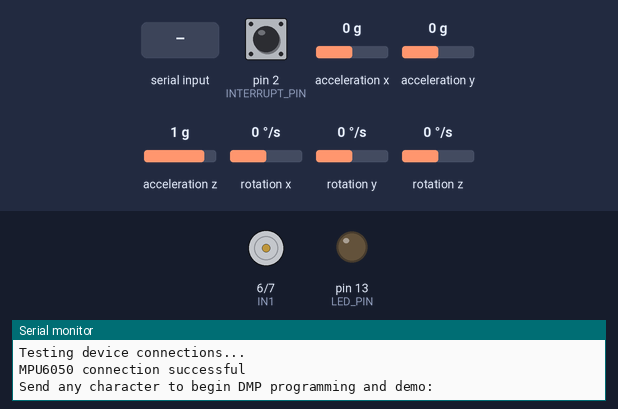
This sketch was run on a simulated Arduino Leonardo, built with avr-gcc and run on an emulated ATmega32U4. On the bench: motor-driver pin pairs drawn as motors (green arrow = first pin HIGH = forward, orange = second pin HIGH = backward, longer = more drive, scaled by the enable pin), output pins drawn as LEDs (lit = HIGH), the last lines printed to the serial monitor. Dashed ring = blinking. Inputs (shaded band) come from the test bench; at power-on: acceleration y 0 g, pin 2 (INTERRUPT_PIN) LOW, acceleration x 0 g, acceleration z 1 g, rotation x 0 °/s, rotation y 0 °/s, rotation z 0 °/s. The sensor or clock chip raises its interrupt line as the real part does.

Above: at 0.8 s.
0.9 s: "1\n" received over Serial
At 1.86 s:
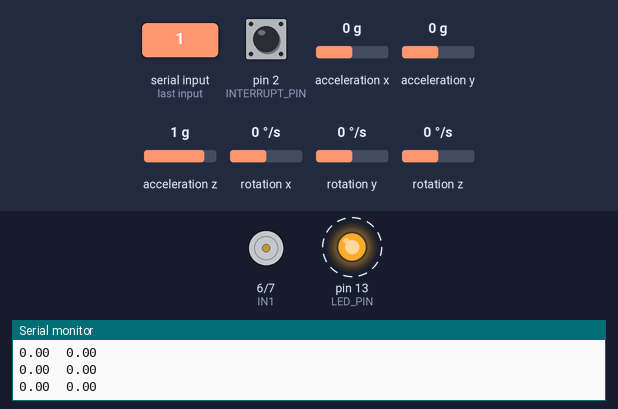
3.9 s: acceleration y set to -1.4 g
At 4.89 s:
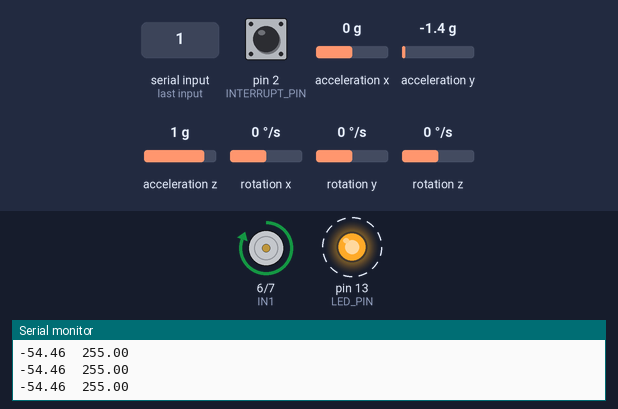
6.9 s: acceleration y set to -1 g
9.9 s: acceleration y set to -0.7 g
12.9 s: acceleration y set to 0.8 g
At 13.49 s:
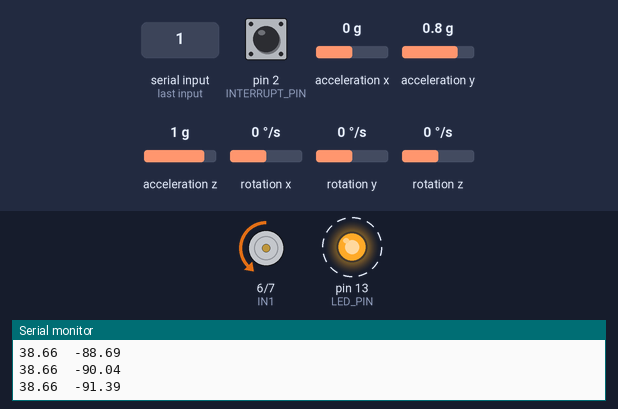
15.9 s: acceleration y set to -0.8 g
At 16.25 s:
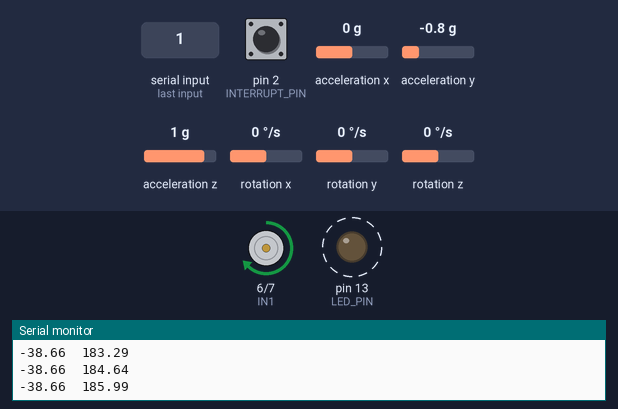
Timing chart, 0 to 19.9 s (numbered marks = the images above; inputs shaded):
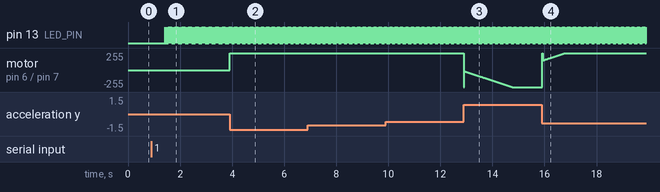

Measured:
- after the input at 0.9 s, pin 13 (LED_PIN): alternates HIGH for 0.01 s and LOW for 0.01 s, starting after 0.52 s
- after the input at 3.9 s, motor on pin 6 (IN1) / pin 7 (IN2): stopped → forward 255/255 at once

The sketch:

1D.ino
```cpp
// I2C device class (I2Cdev) demonstration Arduino sketch for MPU6050 class using DMP (MotionApps v2.0)
// 6/21/2012 by Jeff Rowberg <jeff@rowberg.net>
// Updates should (hopefully) always be available at https://github.com/jrowberg/i2cdevlib
//
// Changelog:
//      2016-04-18 - Eliminated a potential infinite loop
//      2013-05-08 - added seamless Fastwire support
//                 - added note about gyro calibration
//      2012-06-21 - added note about Arduino 1.0.1 + Leonardo compatibility error
//      2012-06-20 - improved FIFO overflow handling and simplified read process
//      2012-06-19 - completely rearranged DMP initialization code and simplification
//      2012-06-13 - pull gyro and accel data from FIFO packet instead of reading directly
//      2012-06-09 - fix broken FIFO read sequence and change interrupt detection to RISING
//      2012-06-05 - add gravity-compensated initial reference frame acceleration output
//                 - add 3D math helper file to DMP6 example sketch
//                 - add Euler output and Yaw/Pitch/Roll output formats
//      2012-06-04 - remove accel offset clearing for better results (thanks Sungon Lee)
//      2012-06-01 - fixed gyro sensitivity to be 2000 deg/sec instead of 250
//      2012-05-30 - basic DMP initialization working

// INT -> PIN 2
// SDA --> PIN A4
// SCL --> PIN A5
// GND AND VCC

/* ============================================
I2Cdev device library code is placed under the MIT license
Copyright (c) 2012 Jeff Rowberg

Permission is hereby granted, free of charge, to any person obtaining a copy
of this software and associated documentation files (the "Software"), to deal
in the Software without restriction, including without limitation the rights
to use, copy, modify, merge, publish, distribute, sublicense, and/or sell
copies of the Software, and to permit persons to whom the Software is
furnished to do so, subject to the following conditions:

The above copyright notice and this permission notice shall be included in
all copies or substantial portions of the Software.

THE SOFTWARE IS PROVIDED "AS IS", WITHOUT WARRANTY OF ANY KIND, EXPRESS OR
IMPLIED, INCLUDING BUT NOT LIMITED TO THE WARRANTIES OF MERCHANTABILITY,
FITNESS FOR A PARTICULAR PURPOSE AND NONINFRINGEMENT. IN NO EVENT SHALL THE
AUTHORS OR COPYRIGHT HOLDERS BE LIABLE FOR ANY CLAIM, DAMAGES OR OTHER
LIABILITY, WHETHER IN AN ACTION OF CONTRACT, TORT OR OTHERWISE, ARISING FROM,
OUT OF OR IN CONNECTION WITH THE SOFTWARE OR THE USE OR OTHER DEALINGS IN
THE SOFTWARE.
===============================================
*/

// I2Cdev and MPU6050 must be installed as libraries, or else the .cpp/.h files
// for both classes must be in the include path of your project
#include "I2Cdev.h"
#include "PID_v1.h"

#include "MPU6050_6Axis_MotionApps20.h"
//#include "MPU6050.h" // not necessary if using MotionApps include file

// Arduino Wire library is required if I2Cdev I2CDEV_ARDUINO_WIRE implementation
// is used in I2Cdev.h
#if I2CDEV_IMPLEMENTATION == I2CDEV_ARDUINO_WIRE
    #include "Wire.h"
#endif

// class default I2C address is 0x68
// specific I2C addresses may be passed as a parameter here
// AD0 low = 0x68 (default for SparkFun breakout and InvenSense evaluation board)
// AD0 high = 0x69
MPU6050 mpu;
//MPU6050 mpu(0x69); // <-- use for AD0 high

/* =========================================================================
   NOTE: In addition to connection 3.3v, GND, SDA, and SCL, this sketch
   depends on the MPU-6050's INT pin being connected to the Arduino's
   external interrupt #0 pin. On the Arduino Uno and Mega 2560, this is
   digital I/O pin 2.
 * ========================================================================= */

/* =========================================================================
   NOTE: Arduino v1.0.1 with the Leonardo board generates a compile error
   when using Serial.write(buf, len). The Teapot output uses this method.
   The solution requires a modification to the Arduino USBAPI.h file, which
   is fortunately simple, but annoying. This will be fixed in the next IDE
   release. For more info, see these links:

   http://arduino.cc/forum/index.php/topic,109987.0.html
   http://code.google.com/p/arduino/issues/detail?id=958
 * ========================================================================= */


// uncomment "OUTPUT_READABLE_QUATERNION" if you want to see the actual
// quaternion components in a [w, x, y, z] format (not best for parsing
// on a remote host such as Processing or something though)
//#define OUTPUT_READABLE_QUATERNION

// uncomment "OUTPUT_READABLE_EULER" if you want to see Euler angles
// (in degrees) calculated from the quaternions coming from the FIFO.
// Note that Euler angles suffer from gimbal lock (for more info, see
// http://en.wikipedia.org/wiki/Gimbal_lock)
//#define OUTPUT_READABLE_EULER

// uncomment "OUTPUT_READABLE_YAWPITCHROLL" if you want to see the yaw/
// pitch/roll angles (in degrees) calculated from the quaternions coming
// from the FIFO. Note this also requires gravity vector calculations.
// Also note that yaw/pitch/roll angles suffer from gimbal lock (for
// more info, see: http://en.wikipedia.org/wiki/Gimbal_lock)
#define OUTPUT_READABLE_YAWPITCHROLL

// uncomment "OUTPUT_READABLE_REALACCEL" if you want to see acceleration
// components with gravity removed. This acceleration reference frame is
// not compensated for orientation, so +X is always +X according to the
// sensor, just without the effects of gravity. If you want acceleration
// compensated for orientation, us OUTPUT_READABLE_WORLDACCEL instead.
//#define OUTPUT_READABLE_REALACCEL

// uncomment "OUTPUT_READABLE_WORLDACCEL" if you want to see acceleration
// components with gravity removed and adjusted for the world frame of
// reference (yaw is relative to initial orientation, since no magnetometer
// is present in this case). Could be quite handy in some cases.
//#define OUTPUT_READABLE_WORLDACCEL

// uncomment "OUTPUT_TEAPOT" if you want output that matches the
// format used for the InvenSense teapot demo
//#define OUTPUT_TEAPOT


#define INTERRUPT_PIN 2  // use pin 2 on Arduino Uno & most boards
#define LED_PIN 13 // (Arduino is 13, Teensy is 11, Teensy++ is 6)
bool blinkState = false;

// MPU control/status vars
bool dmpReady = false;  // set true if DMP init was successful
uint8_t mpuIntStatus;   // holds actual interrupt status byte from MPU
uint8_t devStatus;      // return status after each device operation (0 = success, !0 = error)
uint16_t packetSize;    // expected DMP packet size (default is 42 bytes)
uint16_t fifoCount;     // count of all bytes currently in FIFO
uint8_t fifoBuffer[64]; // FIFO storage buffer

// orientation/motion vars
Quaternion q;           // [w, x, y, z]         quaternion container
VectorInt16 aa;         // [x, y, z]            accel sensor measurements
VectorInt16 aaReal;     // [x, y, z]            gravity-free accel sensor measurements
VectorInt16 aaWorld;    // [x, y, z]            world-frame accel sensor measurements
VectorFloat gravity;    // [x, y, z]            gravity vector
float euler[3];         // [psi, theta, phi]    Euler angle container
float ypr[3];           // [yaw, pitch, roll]   yaw/pitch/roll container and gravity vector

// packet structure for InvenSense teapot demo
uint8_t teapotPacket[14] = { '$', 0x02, 0,0, 0,0, 0,0, 0,0, 0x00, 0x00, '\r', '\n' };


#define SPEEDPIN 9
#define IN1 6
#define IN2 7

double dc1_pid_output;
double set_point = 0;
double x_axis;

int rotDirection , speedValue ;

PID pid(&(x_axis), &dc1_pid_output, &set_point, 7, 7, 0.1, DIRECT);


// ================================================================
// ===               INTERRUPT DETECTION ROUTINE                ===
// ================================================================

volatile bool mpuInterrupt = false;     // indicates whether MPU interrupt pin has gone high
void dmpDataReady() {
    mpuInterrupt = true;
}


// ================================================================
// ===                      INITIAL SETUP                       ===
// ================================================================

void setup() {
    // join I2C bus (I2Cdev library doesn't do this automatically)
    #if I2CDEV_IMPLEMENTATION == I2CDEV_ARDUINO_WIRE
        Wire.begin();
        Wire.setClock(400000); // 400kHz I2C clock. Comment this line if having compilation difficulties
    #elif I2CDEV_IMPLEMENTATION == I2CDEV_BUILTIN_FASTWIRE
        Fastwire::setup(400, true);
    #endif

    // initialize serial communication
    // (115200 chosen because it is required for Teapot Demo output, but it's
    // really up to you depending on your project)
    Serial.begin(115200);
    while (!Serial); // wait for Leonardo enumeration, others continue immediately

    // NOTE: 8MHz or slower host processors, like the Teensy @ 3.3V or Arduino
    // Pro Mini running at 3.3V, cannot handle this baud rate reliably due to
    // the baud timing being too misaligned with processor ticks. You must use
    // 38400 or slower in these cases, or use some kind of external separate
    // crystal solution for the UART timer.

    // initialize device
    Serial.println(F("Initializing I2C devices..."));
    mpu.initialize();
    pinMode(INTERRUPT_PIN, INPUT);

    // verify connection
    Serial.println(F("Testing device connections..."));
    Serial.println(mpu.testConnection() ? F("MPU6050 connection successful") : F("MPU6050 connection failed"));

    // wait for ready
    Serial.println(F("\nSend any character to begin DMP programming and demo: "));
    while (Serial.available() && Serial.read()); // empty buffer
    while (!Serial.available());                 // wait for data
    while (Serial.available() && Serial.read()); // empty buffer again

    // load and configure the DMP
    Serial.println(F("Initializing DMP..."));
    devStatus = mpu.dmpInitialize();

    // supply your own gyro offsets here, scaled for min sensitivity
    mpu.setXGyroOffset(292);
    mpu.setYGyroOffset(188);
    mpu.setZGyroOffset(13);
    mpu.setZAccelOffset(1839); // 1688 factory default for my test chip
    mpu.setXAccelOffset(-207);
    mpu.setYAccelOffset(129);

    // make sure it worked (returns 0 if so)
    if (devStatus == 0) {
        // turn on the DMP, now that it's ready
        Serial.println(F("Enabling DMP..."));
        mpu.setDMPEnabled(true);

        // enable Arduino interrupt detection
        Serial.print(F("Enabling interrupt detection (Arduino external interrupt "));
        Serial.print(digitalPinToInterrupt(INTERRUPT_PIN));
        Serial.println(F(")..."));
        attachInterrupt(digitalPinToInterrupt(INTERRUPT_PIN), dmpDataReady, RISING);
        mpuIntStatus = mpu.getIntStatus();

        // set our DMP Ready flag so the main loop() function knows it's okay to use it
        Serial.println(F("DMP ready! Waiting for first interrupt..."));
        dmpReady = true;

        // get expected DMP packet size for later comparison
        packetSize = mpu.dmpGetFIFOPacketSize();
    } else {
        // ERROR!
        // 1 = initial memory load failed
        // 2 = DMP configuration updates failed
        // (if it's going to break, usually the code will be 1)
        Serial.print(F("DMP Initialization failed (code "));
        Serial.print(devStatus);
        Serial.println(F(")"));
    }

    // configure LED for output
    pinMode(LED_PIN, OUTPUT);

    pinMode(SPEEDPIN, OUTPUT);
    pinMode(IN1, OUTPUT);
    pinMode(IN2, OUTPUT);

    pid.SetMode(AUTOMATIC);
    pid.SetSampleTime(5);
    pid.SetOutputLimits(-255, 255);
    pid.SetControllerDirection(DIRECT);
}


// ================================================================
// ===                    MAIN PROGRAM LOOP                     ===
// ================================================================

void loop() {
    // if programming failed, don't try to do anything
    if (!dmpReady) return;

    // wait for MPU interrupt or extra packet(s) available
    while (!mpuInterrupt && fifoCount < packetSize) {
        if (mpuInterrupt && fifoCount < packetSize) {
          // try to get out of the infinite loop
          fifoCount = mpu.getFIFOCount();
        }
        // other program behavior stuff here
        // .
        // .
        // .
        // if you are really paranoid you can frequently test in between other
        // stuff to see if mpuInterrupt is true, and if so, "break;" from the
        // while() loop to immediately process the MPU data
        // .
        // .
        // .
    }

    // reset interrupt flag and get INT_STATUS byte
    mpuInterrupt = false;
    mpuIntStatus = mpu.getIntStatus();

    // get current FIFO count
    fifoCount = mpu.getFIFOCount();

    // check for overflow (this should never happen unless our code is too inefficient)
    if ((mpuIntStatus & _BV(MPU6050_INTERRUPT_FIFO_OFLOW_BIT)) || fifoCount >= 1024) {
        // reset so we can continue cleanly
        mpu.resetFIFO();
        fifoCount = mpu.getFIFOCount();
        Serial.println(F("FIFO overflow!"));

    // otherwise, check for DMP data ready interrupt (this should happen frequently)
    } else if (mpuIntStatus & _BV(MPU6050_INTERRUPT_DMP_INT_BIT)) {
        // wait for correct available data length, should be a VERY short wait
        while (fifoCount < packetSize) fifoCount = mpu.getFIFOCount();

        // read a packet from FIFO
        mpu.getFIFOBytes(fifoBuffer, packetSize);

        // track FIFO count here in case there is > 1 packet available
        // (this lets us immediately read more without waiting for an interrupt)
        fifoCount -= packetSize;

        #ifdef OUTPUT_READABLE_QUATERNION
            // display quaternion values in easy matrix form: w x y z
            mpu.dmpGetQuaternion(&q, fifoBuffer);
            Serial.print("quat\t");
            Serial.print(q.w);
            Serial.print("\t");
            Serial.print(q.x);
            Serial.print("\t");
            Serial.print(q.y);
            Serial.print("\t");
            Serial.println(q.z);
        #endif

        #ifdef OUTPUT_READABLE_EULER
            // display Euler angles in degrees
            mpu.dmpGetQuaternion(&q, fifoBuffer);
            mpu.dmpGetEuler(euler, &q);
            Serial.print("euler\t");
            Serial.print(euler[0] * 180/M_PI);
            Serial.print("\t");
            Serial.print(euler[1] * 180/M_PI);
            Serial.print("\t");
            Serial.println(euler[2] * 180/M_PI);
        #endif

        #ifdef OUTPUT_READABLE_YAWPITCHROLL
            // display Euler angles in degrees
            mpu.dmpGetQuaternion(&q, fifoBuffer);
            mpu.dmpGetGravity(&gravity, &q);
            mpu.dmpGetYawPitchRoll(ypr, &q, &gravity);
//            Serial.print("ypr\t");
//            Serial.print(ypr[0] * 180/M_PI);
//            Serial.print("\t");
//            Serial.print(ypr[1] * 180/M_PI);
//            Serial.print("\t");
            Serial.print(ypr[2] * 180/M_PI);   // input
            x_axis = (double) (ypr[2] * 180/M_PI);
            pid.Compute();
            if(dc1_pid_output > 0)
            {
              rotDirection  = 1;
              speedValue = dc1_pid_output ;
            }
            else
            {
              rotDirection = 0;
              speedValue = (- dc1_pid_output);
            }

            if(speedValue > 255){
              speedValue = 255;
            }

            Serial.print("\t");
            Serial.println(dc1_pid_output);

            analogWrite(SPEEDPIN,speedValue);
            if(rotDirection){
              digitalWrite(IN1, HIGH);
              digitalWrite(IN2, LOW);
            }else{
              digitalWrite(IN1, LOW);
              digitalWrite(IN2, HIGH);
            }

        #endif

        #ifdef OUTPUT_READABLE_REALACCEL
            // display real acceleration, adjusted to remove gravity
            mpu.dmpGetQuaternion(&q, fifoBuffer);
            mpu.dmpGetAccel(&aa, fifoBuffer);
            mpu.dmpGetGravity(&gravity, &q);
            mpu.dmpGetLinearAccel(&aaReal, &aa, &gravity);
            Serial.print("areal\t");
            Serial.print(aaReal.x);
            Serial.print("\t");
            Serial.print(aaReal.y);
            Serial.print("\t");
            Serial.println(aaReal.z);
        #endif

        #ifdef OUTPUT_READABLE_WORLDACCEL
            // display initial world-frame acceleration, adjusted to remove gravity
            // and rotated based on known orientation from quaternion
            mpu.dmpGetQuaternion(&q, fifoBuffer);
            mpu.dmpGetAccel(&aa, fifoBuffer);
            mpu.dmpGetGravity(&gravity, &q);
            mpu.dmpGetLinearAccel(&aaReal, &aa, &gravity);
            mpu.dmpGetLinearAccelInWorld(&aaWorld, &aaReal, &q);
            Serial.print("aworld\t");
            Serial.print(aaWorld.x);
            Serial.print("\t");
            Serial.print(aaWorld.y);
            Serial.print("\t");
            Serial.println(aaWorld.z);
        #endif

        #ifdef OUTPUT_TEAPOT
            // display quaternion values in InvenSense Teapot demo format:
            teapotPacket[2] = fifoBuffer[0];
            teapotPacket[3] = fifoBuffer[1];
            teapotPacket[4] = fifoBuffer[4];
            teapotPacket[5] = fifoBuffer[5];
            teapotPacket[6] = fifoBuffer[8];
            teapotPacket[7] = fifoBuffer[9];
            teapotPacket[8] = fifoBuffer[12];
            teapotPacket[9] = fifoBuffer[13];
            Serial.write(teapotPacket, 14);
            teapotPacket[11]++; // packetCount, loops at 0xFF on purpose
        #endif

        // blink LED to indicate activity
        blinkState = !blinkState;
        digitalWrite(LED_PIN, blinkState);
    }


}
```
